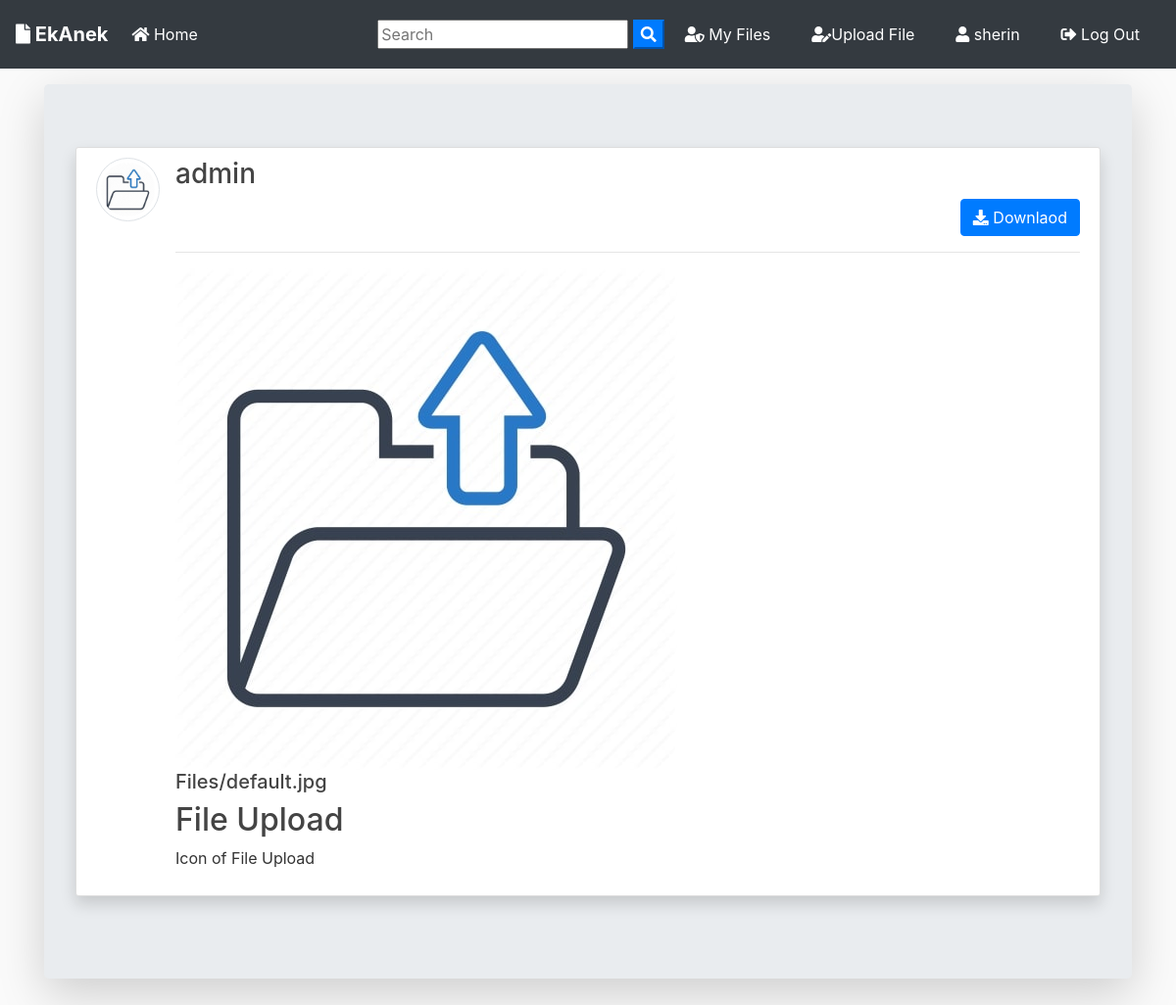
Screenshot of /post/3/ (signed in) with the database file from the repository.
### blog/models.py (models this page shows, shortened)
class Post(models.Model):
	id = models.BigAutoField(primary_key=True)
	title = models.CharField(max_length=100)
	file = models.FileField(null=True,blank=True,upload_to='Files')
	content = models.TextField()
	date_posted = models.DateTimeField(default=timezone.now)
	author = models.ForeignKey(User, on_delete=models.CASCADE)
	def extension(self):
		name, extension = os.path.splitext(self.file.name)
		return extension

### users/models.py (models this page shows, shortened)
class Profile(models.Model):
    id = models.BigAutoField(primary_key=True)
    user = models.OneToOneField(User, on_delete=models.CASCADE)
    image = models.ImageField(default='default.jpg', upload_to='profile_pics')

### blog/views.py (the view)
# urls.py: path('post/<int:pk>/', PostDetailView.as_view(), name='post-detail'),
class PostDetailView(DetailView):
    model = Post
    template_name = 'blog/post_detail.html'

### blog/templates/blog/post_detail.html (shortened to what this page needs)
{% extends "blog/base.html" %}
{% block content %}
<div class="jumbotron mt-3 shadow-lg">
<article class="media content-section shadow ">
   <a href="{{ object.author.profile.image.url }} " target="_blank"> <img src="{{ object.author.profile.image.url }}  " alt="" class="article-img rounded-circle img-thumbnail img-fluid">
   </a>
    <div class="media-body">
      <div class="">
        <div class="d-flex justify-content-between">
        <a class="mr-2 mt-0 mb-0  text-dark" href="{% url 'user-posts' object.author.username  %}"><h3>{{ object.author }}</h3></a>
        </div>
        {% if object.author != user %}
          <div class="form-group mt-0 pt-0 d-flex justify-content-end">
            <a href="{{ object.file.url }}" download class="btn btn-primary flex-last" type="submit"><i class="fas fa-download"></i> Downlaod</a>
          </div>
        {% endif %}
        <hr>
      </div>
      <div>
        {% if object.file %}
          {% if object.extension == '.jpg' or object.extension == 'jpeg' or object.extension == 'png' %}
            <a href="{{ object.file.url }}"  download ><img src="{{ object.file.url }}" alt="" class="img-fluid "></a>
            <a href="{{ object.file.url }}"  download class="text-dark"><h5>{{ object.file }}</h5></a>
          {% else %}
            <a href="{{ object.file.url }}"  download class="text-dark"><h5>{{ object.file }}</h5></a>
          {% endif %}
        {% endif %}
      </div>
      <h2>{{ object.title }}</h2>
      <p class="article-content">{{ object.content }}</p>
    </div>
  </article>
{% endblock content %}

### blog/templates/blog/base.html (shortened to what this page needs)
{% load static %}
<!doctype html>
<html lang="en">
  <head>
    <link rel="stylesheet" href="https://stackpath.bootstrapcdn.com/bootstrap/4.3.1/css/bootstrap.min.css">
    <link rel="stylesheet" href="https://use.fontawesome.com/releases/v5.8.1/css/all.css" >
    <link rel="stylesheet" href="{% static 'blog/main.css' %}">
</head>
  <body>
        <nav class="navbar navbar-expand-lg navbar-dark bg-dark">
                <a class="navbar-brand font-weight-bold" href="{% url 'blog-home' %}"><i class="fas fa-file"></i> EkAnek</a>
                <div class="collapse navbar-collapse" id="navbarSupportedContent">
                  <ul class="navbar-nav mr-auto">
                    <li class="nav-item active">
                      <a class="nav-link" href="{% url 'blog-home' %}"><i class="fas fa-home"></i> Home <span class="sr-only">(current)</span></a>
                    </li>
                  </ul>
                  <form id="searchform" action="{% url 'search' %}" method="get">
                    <input type="text" name="q" type="text" value="{{ request.GET.q }}" placeholder="Search" />
                    <button type="button" onclick="searchform.submit()" class=" text-white my-color btn-primary"><i class="fa fa-search"></i></button>
                </form>
                    {% if user.is_authenticated %}
                    <a href="{% url 'user-posts' user %}" class="btn text-white m-2"><i class="fas fa-user-shield"></i> My Files</a>
                    <a href="{% url 'post-create' %} " class="btn text-white m-2"><i class="fas fa-user-edit"></i>Upload File</a>
                    <a href="{% url 'profile' %} " class="btn text-white m-2"><i class="fas fa-user"></i> {{ user.username }}</a>
                    <a href="{% url 'logout' %} " class="btn text-white m-2"><i class="fas fa-sign-out-alt"></i> Log Out</a>
                    {% else %}
                    <a href="{% url 'login' %} " class="btn text-white m-2"><i class="fas fa-user-tie"></i> Login</a>
                    <a href="{% url 'register' %} " class="btn text-white m-2"> <i class="fas fa-sign-in-alt"></i> Sign Up</a>
                    {% endif %}
                </div>
              </nav>
      <div class="container my-bg">
    {% block content %}
    {% endblock  %}
</div>
  </body>
</html>

### blog/static/blog/main.css (style rules this page uses)
body { background: #fafafa; color: #333333; margin-top: 0; }
h1, h2, h3, h4, h5, h6 { color: #444444; }
ul { margin: 0; }
.content-section { background: #ffffff; padding: 10px 20px; border: 1px solid #dddddd; border-radius: 3px; margin-bottom: 20px; }
.article-content { white-space: pre-line; }
.article-img { height: 65px; width: 65px; margin-right: 16px; }

### rows the page displays
Post: author.profile.image (placeholder picture), author "admin", file (placeholder picture), file "Files/default.jpg", title "File Upload", content "Icon of File Upload"

### other values shown
{{ user.username }} "sherin"
